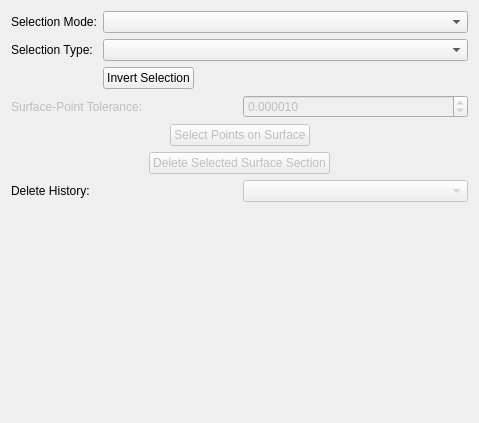
<?xml version="1.0" encoding="UTF-8"?>
<ui version="4.0">
 <class>Selection</class>
 <widget class="QWidget" name="Selection">
  <property name="geometry">
   <rect>
    <x>0</x>
    <y>0</y>
    <width>479</width>
    <height>423</height>
   </rect>
  </property>
  <property name="windowTitle">
   <string>Selection</string>
  </property>
  <layout class="QVBoxLayout" name="verticalLayout">
   <item>
    <layout class="QGridLayout" name="gridLayout_2">
     <item row="1" column="1">
      <widget class="QComboBox" name="comboBoxSelectionMode">
       <property name="sizePolicy">
        <sizepolicy hsizetype="Preferred" vsizetype="Fixed">
         <horstretch>0</horstretch>
         <verstretch>0</verstretch>
        </sizepolicy>
       </property>
      </widget>
     </item>
     <item row="2" column="1">
      <widget class="QComboBox" name="comboBoxSelectionType"/>
     </item>
     <item row="2" column="0">
      <widget class="QLabel" name="label_3">
       <property name="text">
        <string>Selection Type:</string>
       </property>
      </widget>
     </item>
     <item row="1" column="0">
      <widget class="QLabel" name="label_2">
       <property name="sizePolicy">
        <sizepolicy hsizetype="Maximum" vsizetype="Preferred">
         <horstretch>0</horstretch>
         <verstretch>0</verstretch>
        </sizepolicy>
       </property>
       <property name="text">
        <string>Selection Mode:</string>
       </property>
      </widget>
     </item>
     <item row="3" column="1">
      <layout class="QHBoxLayout" name="horizontalLayout_3">
       <item>
        <widget class="QPushButton" name="pushButtonInvertSelection">
         <property name="text">
          <string>Invert Selection</string>
         </property>
        </widget>
       </item>
       <item>
        <spacer name="horizontalSpacer_5">
         <property name="orientation">
          <enum>Qt::Horizontal</enum>
         </property>
         <property name="sizeHint" stdset="0">
          <size>
           <width>40</width>
           <height>20</height>
          </size>
         </property>
        </spacer>
       </item>
      </layout>
     </item>
    </layout>
   </item>
   <item>
    <layout class="QGridLayout" name="gridLayout_4">
     <item row="0" column="0">
      <widget class="QLabel" name="labelTolerance">
       <property name="enabled">
        <bool>false</bool>
       </property>
       <property name="text">
        <string>Surface-Point Tolerance:</string>
       </property>
      </widget>
     </item>
     <item row="0" column="1">
      <widget class="QDoubleSpinBox" name="doubleSpinBoxTolerance">
       <property name="enabled">
        <bool>false</bool>
       </property>
       <property name="decimals">
        <number>6</number>
       </property>
       <property name="maximum">
        <double>99.999999000000003</double>
       </property>
       <property name="singleStep">
        <double>0.000001000000000</double>
       </property>
       <property name="value">
        <double>0.000010000000000</double>
       </property>
      </widget>
     </item>
    </layout>
   </item>
   <item>
    <layout class="QHBoxLayout" name="horizontalLayout">
     <item>
      <spacer name="horizontalSpacer">
       <property name="orientation">
        <enum>Qt::Horizontal</enum>
       </property>
       <property name="sizeHint" stdset="0">
        <size>
         <width>40</width>
         <height>20</height>
        </size>
       </property>
      </spacer>
     </item>
     <item>
      <widget class="QPushButton" name="pushButtonSelectPointsOnSurface">
       <property name="enabled">
        <bool>false</bool>
       </property>
       <property name="text">
        <string>Select Points on Surface</string>
       </property>
      </widget>
     </item>
     <item>
      <spacer name="horizontalSpacer_2">
       <property name="orientation">
        <enum>Qt::Horizontal</enum>
       </property>
       <property name="sizeHint" stdset="0">
        <size>
         <width>40</width>
         <height>20</height>
        </size>
       </property>
      </spacer>
     </item>
    </layout>
   </item>
   <item>
    <layout class="QHBoxLayout" name="horizontalLayout_2">
     <item>
      <spacer name="horizontalSpacer_3">
       <property name="orientation">
        <enum>Qt::Horizontal</enum>
       </property>
       <property name="sizeHint" stdset="0">
        <size>
         <width>40</width>
         <height>20</height>
        </size>
       </property>
      </spacer>
     </item>
     <item>
      <widget class="QPushButton" name="pushButtonDeleteSelectedSurfaceSection">
       <property name="enabled">
        <bool>false</bool>
       </property>
       <property name="text">
        <string>Delete Selected Surface Section</string>
       </property>
      </widget>
     </item>
     <item>
      <spacer name="horizontalSpacer_4">
       <property name="orientation">
        <enum>Qt::Horizontal</enum>
       </property>
       <property name="sizeHint" stdset="0">
        <size>
         <width>40</width>
         <height>20</height>
        </size>
       </property>
      </spacer>
     </item>
    </layout>
   </item>
   <item>
    <layout class="QHBoxLayout" name="horizontalLayout_4">
     <item>
      <widget class="QLabel" name="label_4">
       <property name="text">
        <string>Delete History:</string>
       </property>
      </widget>
     </item>
     <item>
      <widget class="QComboBox" name="comboBoxDeleteSurfaceHistory">
       <property name="enabled">
        <bool>false</bool>
       </property>
      </widget>
     </item>
    </layout>
   </item>
   <item>
    <spacer name="verticalSpacer">
     <property name="orientation">
      <enum>Qt::Vertical</enum>
     </property>
     <property name="sizeHint" stdset="0">
      <size>
       <width>20</width>
       <height>40</height>
      </size>
     </property>
    </spacer>
   </item>
  </layout>
 </widget>
 <resources/>
 <connections/>
</ui>
